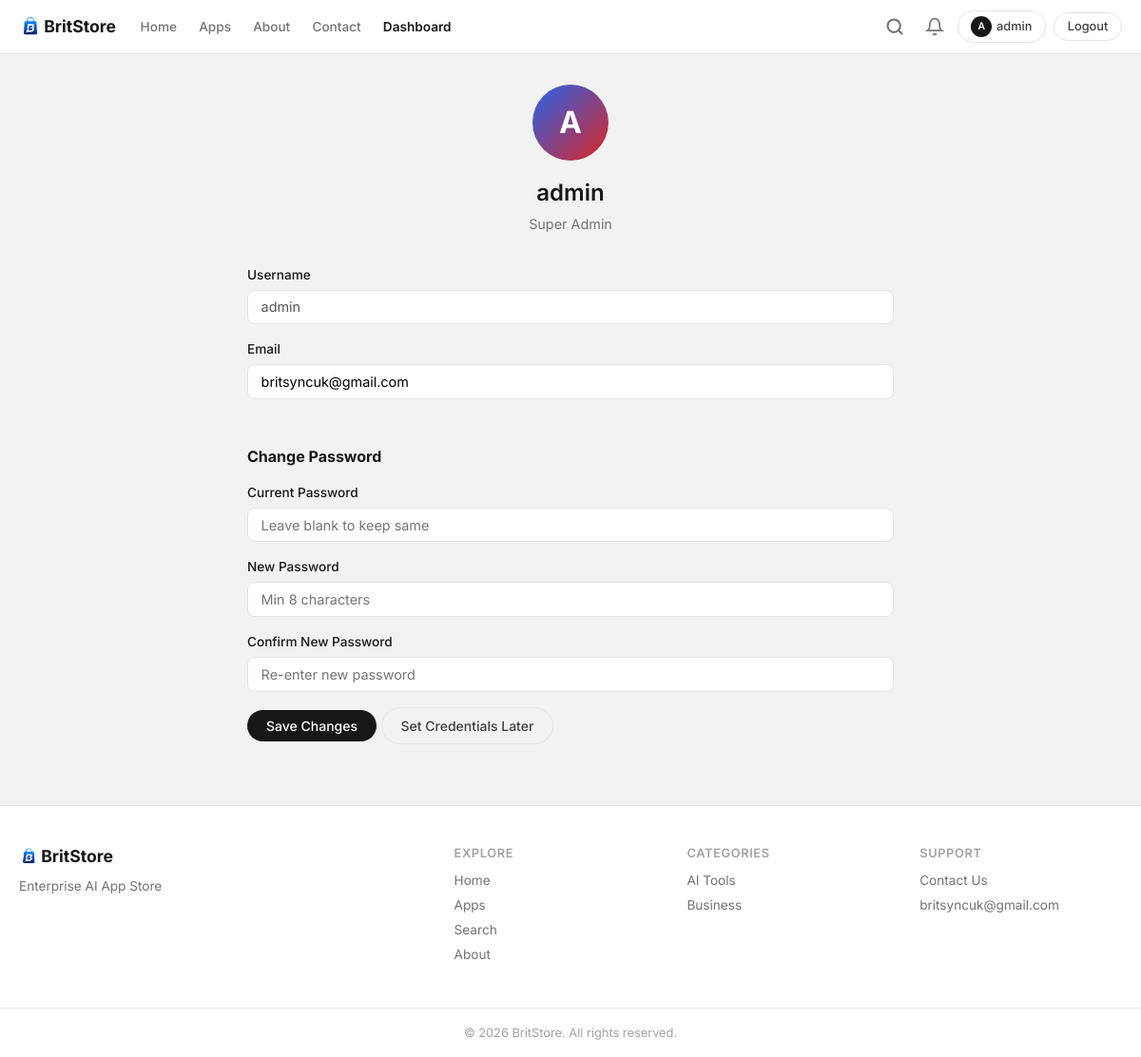
Page /profile/ (signed in) on the committed database.
### store/models.py (models this page shows, shortened)
class WebsiteSettings(models.Model):
    site_name = models.CharField(max_length=100, default='BritStore')
    tagline = models.CharField(max_length=200, default='Intelligent Apps for the AI Era')
    hero_title = models.CharField(max_length=200, default='Discover BritStore Apps')
    hero_subtitle = models.TextField(
        default='Explore our suite of AI-powered applications built to automate, educate, and innovate.',
    )
    about_title = models.CharField(max_length=200, default='About BritStore')
    about_content = models.TextField(default='')
    mission = models.TextField(default='')
    support_email = models.EmailField(default='britsyncuk@gmail.com')
    updated_at = models.DateTimeField(auto_now=True)
    class Meta:
        verbose_name = 'Website Settings'
        verbose_name_plural = 'Website Settings'
    @classmethod
    def get_solo(cls):
        obj, _ = cls.objects.get_or_create(pk=1)
        return obj

class User(AbstractUser):
    ROLE_SUPER_ADMIN = 'super_admin'
    ROLE_APP_MANAGER = 'app_manager'
    ROLE_NORMAL_USER = 'normal_user'
    ROLE_CHOICES = [
        (ROLE_SUPER_ADMIN, 'Super Admin'),
        (ROLE_APP_MANAGER, 'App Manager'),
        (ROLE_NORMAL_USER, 'Normal User'),
    ]
    role = models.CharField(max_length=20, choices=ROLE_CHOICES, default=ROLE_NORMAL_USER)
    is_fingerprint_user = models.BooleanField(default=False)
    has_upgraded = models.BooleanField(default=False)
    class Meta:
        ordering = ['username']
    @property
    def is_super_admin(self):
        return self.role == self.ROLE_SUPER_ADMIN or self.is_superuser
    @property
    def can_access_dashboard(self):
        return self.is_super_admin or self.is_app_manager or self.is_staff
    @property
    def avatar_letter(self):
        return self.username[0].upper() if self.username else '?'

class Category(models.Model):
    name = models.CharField(max_length=100, unique=True)
    slug = models.SlugField(max_length=120, unique=True, blank=True)
    description = models.TextField(blank=True)
    icon = models.ImageField(upload_to='category_icons/', blank=True)
    icon_emoji = models.CharField(max_length=10, blank=True, help_text='Fallback emoji if no icon image')
    created_at = models.DateTimeField(auto_now_add=True)
    class Meta:
        verbose_name_plural = 'Categories'
        ordering = ['name']

### store/views.py (the view, shortened to what this page needs)
# urls.py: path('profile/', views.profile_view, name='profile'),
@login_required
def profile_view(request):
    return render(request, 'profile.html')

### store/context_processors.py (called while the page is built)
def site_context(request):
    settings_obj = WebsiteSettings.get_solo()
    from store.models import Category, Notification
    nav_categories = Category.objects.annotate(
        published_count=Count('apps', filter=Q(apps__published=True)),
    ).filter(published_count__gt=0)[:8]
    notifications = []
    unread_notifications = 0
    if request.user.is_authenticated and request.user.is_super_admin:
        notifications = Notification.objects.all()[:10]
        unread_notifications = Notification.objects.filter(is_read=False).count()
    return {
        'site_settings': settings_obj,
        'nav_categories': nav_categories,
        'notifications': notifications,
        'unread_notifications': unread_notifications,
    }

### templates/profile.html (shortened to what this page needs)
{% extends 'base.html' %}
{% load static %}
{% block content %}
<section class="section">
    <div class="container narrow">
        <div class="page-header text-center" style="margin-bottom:2rem">
            <div class="profile-avatar" style="width:80px;height:80px;border-radius:50%;background:linear-gradient(135deg,var(--blue),var(--red));color:#fff;display:flex;align-items:center;justify-content:center;font-size:2rem;font-weight:700;margin:0 auto 1rem">{{ user.avatar_letter }}</div>
            <h1>{{ user.username }}</h1>
            <p class="lead">{{ user.get_role_display }}</p>
        </div>
        <div id="profileForm" style="display:{% if not user.is_fingerprint_user or user.has_upgraded or not user.is_authenticated %}block{% else %}none{% endif %}">
            <form method="post" class="dashboard-form narrow" style="margin:0 auto">
                <div class="form-group">
                    <label>Username</label>
                    <input type="text" class="form-control" value="{{ user.username }}" disabled>
                </div>
                <div class="form-group">
                    <label for="id_email">Email</label>
                    <input type="email" name="email" id="id_email" class="form-control" value="{{ user.email }}" placeholder="your@email.com">
                </div>
                <h3 style="font-size:1rem;margin-bottom:1rem">Change Password</h3>
                <div class="form-group">
                    <label for="id_current_password">Current Password</label>
                    <input type="password" name="current_password" id="id_current_password" class="form-control" placeholder="Leave blank to keep same">
                </div>
                <div class="form-group">
                    <label for="id_new_password1">New Password</label>
                    <input type="password" name="new_password1" id="id_new_password1" class="form-control" placeholder="Min 8 characters">
                </div>
                <div class="form-group">
                    <label for="id_new_password2">Confirm New Password</label>
                    <input type="password" name="new_password2" id="id_new_password2" class="form-control" placeholder="Re-enter new password">
                </div>
                <div class="form-actions">
                    <button type="submit" class="btn btn-primary">Save Changes</button>
                    <a href="{% url 'home' %}" class="btn btn-outline">Set Credentials Later</a>
                </div>
            </form>
        </div>
    </div>
</section>
{% endblock %}

### templates/base.html (shortened to what this page needs)
{% load static %}
<!DOCTYPE html>
<html lang="en">
<head>
    <link rel="stylesheet" href="{% static 'css/style.css' %}?v=2">
</head>
<body>
    <header class="site-header">
        <div class="container header-inner">
            <a href="{% url 'home' %}" class="logo" style="gap:.35rem">
                <img src="{% static 'images/logo.png' %}" alt="{{ site_settings.site_name }}" style="height:28px;width:auto;border-radius:4px">
                <span class="logo-text">{{ site_settings.site_name }}</span>
            </a>
            <nav class="main-nav" id="mainNav">
                <a href="{% url 'home' %}" {% if request.path == '/' %}class="active"{% endif %}>Home</a>
                <a href="{% url 'downloads' %}" {% if '/downloads' in request.path %}class="active"{% endif %}>Apps</a>
                <a href="{% url 'about' %}" {% if '/about' in request.path %}class="active"{% endif %}>About</a>
                <a href="{% url 'contact' %}" {% if '/contact' in request.path %}class="active"{% endif %}>Contact</a>
                {% if user.is_authenticated and user.can_access_dashboard %}
                <a href="{% url 'dashboard_home' %}" class="nav-dashboard">Dashboard</a>
                {% endif %}
            </nav>
            <div class="header-actions">
                <div class="search-inline-wrap" id="searchInline">
                    <button class="search-inline-toggle" id="searchToggle" onclick="toggleSearch()" aria-label="Search">
                        <svg width="20" height="20" viewBox="0 0 24 24" fill="none" stroke="currentColor" stroke-width="2.5" stroke-linecap="round"><circle cx="11" cy="11" r="8"/><line x1="21" y1="21" x2="16.65" y2="16.65"/></svg>
                    </button>
                </div>
                {% if user.is_authenticated %}
                {% if user.can_access_dashboard %}
                <div class="notification-bell-wrap">
                    <button class="notification-bell" onclick="toggleNotif(event)" title="Notifications">
                        <svg width="20" height="20" viewBox="0 0 24 24" fill="none" stroke="currentColor" stroke-width="2" stroke-linecap="round"><path d="M18 8A6 6 0 0 0 6 8c0 7-3 9-3 9h18s-3-2-3-9"/><path d="M13.73 21a2 2 0 0 1-3.46 0"/></svg>
                    </button>
                </div>
                {% endif %}
                <a href="{% url 'profile' %}" class="btn btn-outline btn-sm" style="gap:.3rem">
                    <span style="display:inline-flex;align-items:center;justify-content:center;width:22px;height:22px;border-radius:50%;background:var(--gray-900);color:#fff;font-size:.65rem;font-weight:600">{{ user.avatar_letter }}</span>
                    {{ user.username }}
                </a>
                <a href="{% url 'logout' %}" class="btn btn-outline btn-sm" onclick="return confirm('Are you sure you want to logout?')">Logout</a>
                {% else %}
                <a href="{% url 'login' %}" class="btn btn-primary btn-sm">Login</a>
                <a href="{% url 'signup' %}" class="btn btn-outline btn-sm">Sign Up</a>
                {% endif %}
            </div>
        </div>
    </header>
    <main>
        {% block content %}{% endblock %}
    </main>
    <footer class="site-footer">
        <div class="container footer-grid">
            <div class="footer-brand">
                <div class="logo" style="gap:.35rem">
                    <img src="{% static 'images/logo.png' %}" alt="{{ site_settings.site_name }}" style="height:24px;width:auto;border-radius:4px">
                    <span class="logo-text">{{ site_settings.site_name }}</span>
                </div>
                <p>{{ site_settings.tagline }}</p>
            </div>
            <div class="footer-links">
                <h4>Explore</h4>
                <a href="{% url 'home' %}">Home</a>
                <a href="{% url 'downloads' %}">Apps</a>
                <a href="{% url 'search' %}">Search</a>
                <a href="{% url 'about' %}">About</a>
            </div>
            <div class="footer-links">
                <h4>Categories</h4>
                {% for cat in nav_categories|slice:":5" %}
                <a href="{% url 'category' cat.slug %}">{{ cat.name }}</a>
                {% empty %}
                <span class="text-muted">No categories yet</span>
                {% endfor %}
            </div>
            <div class="footer-links">
                <h4>Support</h4>
                <a href="{% url 'contact' %}">Contact Us</a>
                <a href="mailto:{{ site_settings.support_email }}">{{ site_settings.support_email }}</a>
            </div>
        </div>
        <div class="footer-bottom">
            <div class="container">
                <p>&copy; {% now "Y" %} {{ site_settings.site_name }}. All rights reserved.</p>
            </div>
        </div>
    </footer>
</body>
</html>

### static/css/style.css (style rules this page uses)
:root { --white: #ffffff; --bg: #f2f2f2; --card: #ffffff; --border: #e5e5e5; --gray-200: #d4d4d4; --gray-400: #a3a3a3; --gray-500: #737373; --gray-600: #525252; --gray-700: #404040; --gray-800: #262626; --gray-900: #171717; --black: #000000; --blue: #2563eb; --blue-dark: #1d4ed8; --blue-light: #eff6ff; --red: #dc2626; --red-dark: #b91c1c; --red-light: #fef2f2; --green: #16a34a; --green-light: #f0fdf4; --star: #f59e0b; --shadow: 0 1px 3px rgba(0,0,0,.08); --shadow-md: 0 4px 12px rgba(0,0,0,.1); --radius: 16px; --radius-sm: 8px; --font: 'Inter', system-ui, sans-serif; }
*, *::before, *::after { box-sizing: border-box; margin: 0; padding: 0; }
body { font-family: var(--font); background: var(--bg); color: var(--gray-900); line-height: 1.5; min-height: 100vh; display: flex; flex-direction: column; }
main { flex: 1; }
.container { max-width: 1200px; margin: 0 auto; padding: 0 1.25rem; }
.container.narrow { max-width: 720px; }
a { color: var(--gray-900); text-decoration: none; }
.site-header { background: var(--white); border-bottom: 1px solid var(--border); position: sticky; top: 0; z-index: 100; }
.header-inner { display: flex; align-items: center; gap: 1rem; height: 56px; }
.logo { display: flex; align-items: center; gap: .5rem; font-weight: 700; font-size: 1.1rem; color: var(--gray-900); flex-shrink: 0; }
.main-nav { display: flex; gap: .25rem; flex: 1; }
.main-nav a { color: var(--gray-500); font-weight: 500; font-size: .85rem; padding: .35rem .6rem; border-radius: 6px; transition: all .15s; }
.main-nav a.nav-dashboard { color: var(--gray-900); font-weight: 600; }
.header-actions { display: flex; align-items: center; gap: .5rem; }
.search-inline-wrap { position: relative; display: flex; align-items: center; }
.search-inline-toggle { background: none; border: none; cursor: pointer; color: var(--gray-500); display: flex; align-items: center; justify-content: center; width: 36px; height: 36px; border-radius: 50%; transition: background .15s; }
.notification-bell-wrap { position: relative; }
.notification-bell { position: relative; color: var(--gray-500); display: flex; align-items: center; background: none; border: none; cursor: pointer; padding: 6px; border-radius: 50%; transition: background .15s; }
.btn { display: inline-flex; align-items: center; justify-content: center; gap: .35rem; padding: .5rem 1.25rem; border-radius: 24px; font-weight: 500; font-size: .875rem; border: none; cursor: pointer; transition: all .15s; font-family: var(--font); }
.btn-primary { background: var(--gray-900); color: white; }
.btn-outline { background: transparent; color: var(--gray-700); border: 1px solid var(--border); }
.btn-sm { padding: .3rem .85rem; font-size: .8rem; border-radius: 20px; }
.section { padding: 2rem 0; }
.page-header { margin-bottom: 1.5rem; }
.page-header h1 { font-size: 1.5rem; font-weight: 600; }
.page-header p { color: var(--gray-500); font-size: .9rem; margin-top: .25rem; }
.text-center { text-align: center; }
.lead { font-size: 1.05rem; color: var(--gray-500); }
.form-control, .form-select { width: 100%; padding: .55rem .85rem; border: 1px solid var(--border); border-radius: var(--radius-sm); font-size: .9rem; font-family: var(--font); background: var(--white); transition: border-color .15s; }
.form-group { margin-bottom: 1rem; }
.form-group label { display: block; font-weight: 500; margin-bottom: .35rem; font-size: .85rem; }
.site-footer { background: var(--white); border-top: 1px solid var(--border); margin-top: 2rem; }
.footer-grid { display: grid; grid-template-columns: 2fr 1fr 1fr 1fr; gap: 2rem; padding: 2.5rem 1.25rem; }
.footer-brand p { color: var(--gray-500); font-size: .85rem; margin-top: .5rem; }
.footer-links h4 { font-size: .8rem; font-weight: 600; margin-bottom: .6rem; text-transform: uppercase; letter-spacing: .05em; color: var(--gray-400); }
.footer-links a { display: block; color: var(--gray-500); font-size: .85rem; margin-bottom: .35rem; }
.footer-bottom { border-top: 1px solid var(--border); padding: 1rem 0; text-align: center; font-size: .8rem; color: var(--gray-400); }

### rows in the picture
WebsiteSettings: site_name "BritStore", tagline "Enterprise AI App Store", support_email "britsyncuk@gmail.com"
User: avatar_letter "A", username "admin", role "Super Admin", email "britsyncuk@gmail.com"
Category: name "AI Tools"
Category: name "Business"
